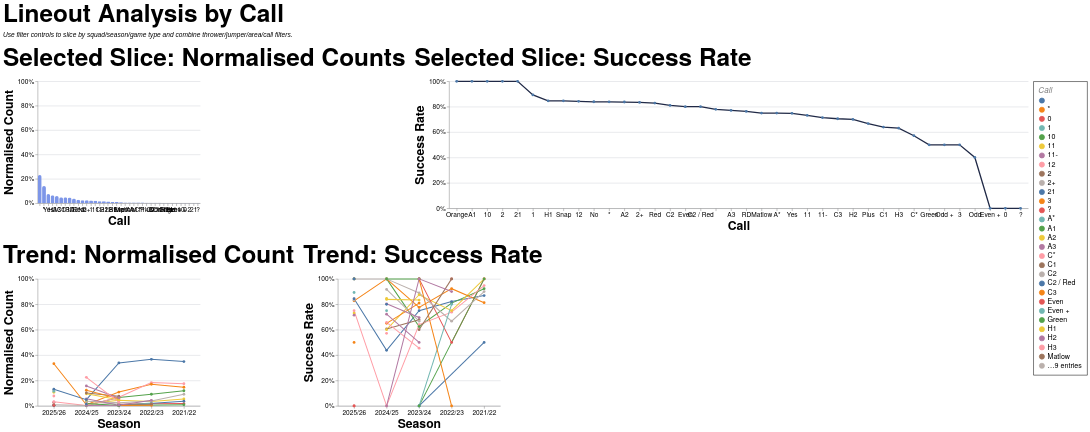

The specification (Vega-Lite) saved for this image:
### Vega-Lite specification from a JSON file in a GitHub repository (floating-point values rounded to 4 significant figures; data arrays with more than 128 entries replaced by an {"elided": "..."} marker saying what was removed)
{"config": {"axis": {"labelFont": "PT Sans Narrow, Helvetica Neue, Helvetica, Arial, sans-serif", "titleFont": "PT Sans Narrow, Helvetica Neue, Helvetica, Arial, sans-serif", "labelFontSize": 13, "titleFontSize": 24, "gridColor": "#202947", "gridOpacity": 0.2, "zindex": 1}, "text": {"font": "Lato, sans-serif"}, "bar": {"cornerRadiusEnd": 5}, "header": {"labelFont": "PT Sans Narrow, Helvetica Neue, Helvetica, Arial, sans-serif", "titleFont": "PT Sans Narrow, Helvetica Neue, Helvetica, Arial, sans-serif", "labelFontSize": 24, "titleFontSize": 28, "labelFontWeight": "bold", "orient": "left"}, "legend": {"labelFont": "PT Sans Narrow, Helvetica Neue, Helvetica, Arial, sans-serif", "titleFont": "PT Sans Narrow, Helvetica Neue, Helvetica, Arial, sans-serif", "labelFontSize": 14, "titleFontSize": 16, "titlePadding": 5, "fillColor": "white", "strokeColor": "black", "padding": 10, "titleFontWeight": "lighter", "titleFontStyle": "italic", "titleColor": "gray", "offset": 10}, "title": {"font": "PT Sans Narrow, Helvetica Neue, Helvetica, Arial, sans-serif", "fontSize": 48, "fontWeight": "bold", "anchor": "start", "align": "center", "titlePadding": 20, "subtitlePadding": 10, "subtitleFontSize": 13, "subtitleColor": "", "subtitleFontStyle": "italic", "offset": 15, "color": "black"}, "axisX": {"labelAngle": 0}, "facet": {"title": null, "header": null, "align": {"row": "each", "column": "each"}}, "resolve": {"scale": {"y": "independent", "facet": "independent"}}, "background": "transparent", "scale": {"offsetBandPaddingOuter": 0.2, "offsetBandPaddingInner": 0.1}, "view": {"stroke": null, "background": "transparent"}}, "vconcat": [{"hconcat": [{"mark": {"type": "bar", "color": "#7d96e8"}, "encoding": {"tooltip": [{"field": "call", "title": "Call", "type": "nominal"}, {"field": "attempts", "format": ",.0f", "title": "Lineouts", "type": "quantitative"}, {"field": "share", "format": ".1%", "title": "Normalised Count", "type": "quantitative"}], "x": {"field": "call", "sort": "-y", "title": "Call", "type": "nominal"}, "y": {"axis": {"format": "%"}, "field": "share", "scale": {"domain": [0, 1]}, "title": "Normalised Count", "type": "quantitative"}}, "height": 240, "title": "Selected Slice: Normalised Counts", "transform": [{"filter": "(loSquad == 'All' || datum.squad == loSquad) && (loGameType == 'All' || (loGameType == 'League + Cup' && (datum.game_type == 'League' || datum.game_type == 'Cup')) || (loGameType == 'League only' && datum.game_type == 'League') || datum.game_type == loGameType) && (loOpposition == 'All' || datum.opposition == loOpposition) && (loThrower == 'All' || datum.thrower == loThrower) && (loJumper == 'All' || datum.jumper == loJumper) && (loArea == 'All' || datum.area == loArea) && (loNumbers == 'All' || datum.numbers == loNumbers) && (loCall == 'All' || datum.call == loCall) && (loCallType == 'All' || datum.call_type == loCallType)"}, {"filter": "(loSeason == 'All' || datum.season == loSeason)"}, {"aggregate": [{"op": "count", "as": "attempts"}, {"op": "sum", "field": "won", "as": "won"}], "groupby": ["call"]}, {"joinaggregate": [{"op": "sum", "field": "attempts", "as": "total_attempts"}]}, {"calculate": "datum.attempts / datum.total_attempts", "as": "share"}, {"calculate": "datum.won / datum.attempts", "as": "success_rate"}], "width": 320}, {"mark": {"type": "line", "color": "#202946", "point": true, "strokeWidth": 2.5}, "encoding": {"tooltip": [{"field": "call", "title": "Call", "type": "nominal"}, {"field": "won", "format": ",.0f", "title": "Won", "type": "quantitative"}, {"field": "attempts", "format": ",.0f", "title": "Lineouts", "type": "quantitative"}, {"field": "success_rate", "format": ".1%", "title": "Success Rate", "type": "quantitative"}], "x": {"field": "call", "sort": "-y", "title": "Call", "type": "nominal"}, "y": {"axis": {"format": "%"}, "field": "success_rate", "scale": {"domain": [0, 1]}, "title": "Success Rate", "type": "quantitative"}}, "height": 250, "title": "Selected Slice: Success Rate", "transform": [{"filter": "(loSquad == 'All' || datum.squad == loSquad) && (loGameType == 'All' || (loGameType == 'League + Cup' && (datum.game_type == 'League' || datum.game_type == 'Cup')) || (loGameType == 'League only' && datum.game_type == 'League') || datum.game_type == loGameType) && (loOpposition == 'All' || datum.opposition == loOpposition) && (loThrower == 'All' || datum.thrower == loThrower) && (loJumper == 'All' || datum.jumper == loJumper) && (loArea == 'All' || datum.area == loArea) && (loNumbers == 'All' || datum.numbers == loNumbers) && (loCall == 'All' || datum.call == loCall) && (loCallType == 'All' || datum.call_type == loCallType)"}, {"filter": "(loSeason == 'All' || datum.season == loSeason)"}, {"aggregate": [{"op": "count", "as": "attempts"}, {"op": "sum", "field": "won", "as": "won"}], "groupby": ["call"]}, {"joinaggregate": [{"op": "sum", "field": "attempts", "as": "total_attempts"}]}, {"calculate": "datum.attempts / datum.total_attempts", "as": "share"}, {"calculate": "datum.won / datum.attempts", "as": "success_rate"}], "width": {"step": 30}}], "spacing": 16}, {"hconcat": [{"mark": {"type": "line", "point": true, "strokeWidth": 2}, "encoding": {"color": {"field": "call", "title": "Call", "type": "nominal"}, "tooltip": [{"field": "season", "title": "Season", "type": "nominal"}, {"field": "call", "title": "Call", "type": "nominal"}, {"field": "attempts", "format": ",.0f", "title": "Lineouts", "type": "quantitative"}, {"field": "norm_count", "format": ".1%", "title": "Normalised Count", "type": "quantitative"}], "x": {"field": "season", "sort": "-x", "title": "Season", "type": "nominal"}, "y": {"axis": {"format": "%"}, "field": "norm_count", "scale": {"domain": [0, 1]}, "title": "Normalised Count", "type": "quantitative"}}, "height": 250, "title": "Trend: Normalised Count", "transform": [{"filter": "(loSquad == 'All' || datum.squad == loSquad) && (loGameType == 'All' || (loGameType == 'League + Cup' && (datum.game_type == 'League' || datum.game_type == 'Cup')) || (loGameType == 'League only' && datum.game_type == 'League') || datum.game_type == loGameType) && (loOpposition == 'All' || datum.opposition == loOpposition) && (loThrower == 'All' || datum.thrower == loThrower) && (loJumper == 'All' || datum.jumper == loJumper) && (loArea == 'All' || datum.area == loArea) && (loNumbers == 'All' || datum.numbers == loNumbers) && (loCall == 'All' || datum.call == loCall) && (loCallType == 'All' || datum.call_type == loCallType)"}, {"aggregate": [{"op": "count", "as": "attempts"}, {"op": "sum", "field": "won", "as": "won"}], "groupby": ["season", "call"]}, {"joinaggregate": [{"op": "sum", "field": "attempts", "as": "season_attempts"}], "groupby": ["season"]}, {"calculate": "datum.attempts / datum.season_attempts", "as": "norm_count"}, {"calculate": "datum.won / datum.attempts", "as": "success_rate"}], "width": 320}, {"mark": {"type": "line", "point": true, "strokeWidth": 2}, "encoding": {"color": {"field": "call", "title": "Call", "type": "nominal"}, "tooltip": [{"field": "season", "title": "Season", "type": "nominal"}, {"field": "call", "title": "Call", "type": "nominal"}, {"field": "won", "format": ",.0f", "title": "Won", "type": "quantitative"}, {"field": "attempts", "format": ",.0f", "title": "Lineouts", "type": "quantitative"}, {"field": "success_rate", "format": ".1%", "title": "Success Rate", "type": "quantitative"}], "x": {"field": "season", "sort": "-x", "title": "Season", "type": "nominal"}, "y": {"axis": {"format": "%"}, "field": "success_rate", "scale": {"domain": [0, 1]}, "title": "Success Rate", "type": "quantitative"}}, "height": 250, "title": "Trend: Success Rate", "transform": [{"filter": "(loSquad == 'All' || datum.squad == loSquad) && (loGameType == 'All' || (loGameType == 'League + Cup' && (datum.game_type == 'League' || datum.game_type == 'Cup')) || (loGameType == 'League only' && datum.game_type == 'League') || datum.game_type == loGameType) && (loOpposition == 'All' || datum.opposition == loOpposition) && (loThrower == 'All' || datum.thrower == loThrower) && (loJumper == 'All' || datum.jumper == loJumper) && (loArea == 'All' || datum.area == loArea) && (loNumbers == 'All' || datum.numbers == loNumbers) && (loCall == 'All' || datum.call == loCall) && (loCallType == 'All' || datum.call_type == loCallType)"}, {"aggregate": [{"op": "count", "as": "attempts"}, {"op": "sum", "field": "won", "as": "won"}], "groupby": ["season", "call"]}, {"joinaggregate": [{"op": "sum", "field": "attempts", "as": "season_attempts"}], "groupby": ["season"]}, {"calculate": "datum.attempts / datum.season_attempts", "as": "norm_count"}, {"calculate": "datum.won / datum.attempts", "as": "success_rate"}], "width": 320}], "spacing": 16}], "data": {"name": "data-e83ea88e487ae484029b5fe5c4083f37"}, "params": [{"name": "loSquad", "value": "All"}, {"name": "loSeason", "value": "All"}, {"name": "loGameType", "value": "All"}, {"name": "loOpposition", "value": "All"}, {"name": "loThrower", "value": "All"}, {"name": "loJumper", "value": "All"}, {"name": "loArea", "value": "All"}, {"name": "loNumbers", "value": "All"}, {"name": "loCall", "value": "All"}, {"name": "loCallType", "value": "All"}], "spacing": 22, "title": {"text": "Lineout Analysis by Call", "subtitle": "Use filter controls to slice by squad/season/game type and combine thrower/jumper/area/call filters."}, "$schema": "https://vega.github.io/schema/vega-lite/v5.20.1.json", "datasets": {"data-e83ea88e487ae484029b5fe5c4083f37": {"elided": "1274 records"}}}
